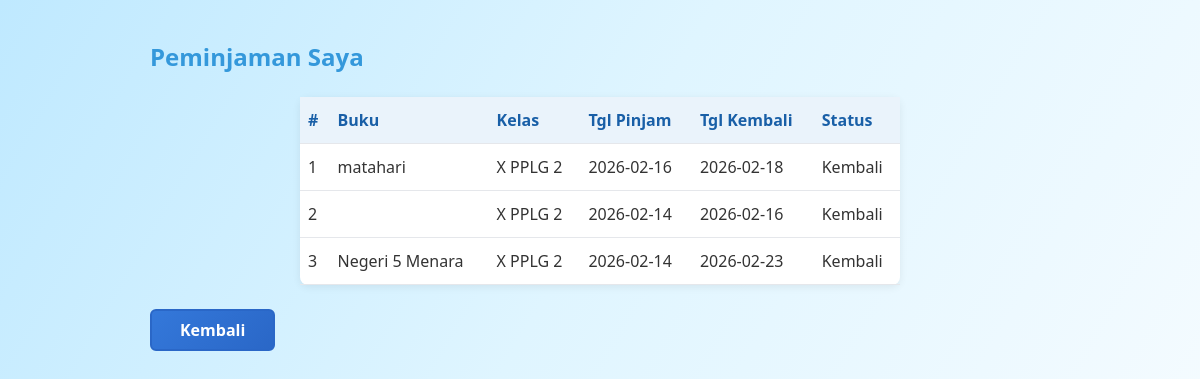
Page /user_peminjaman.php (signed in) on the earlier database version.
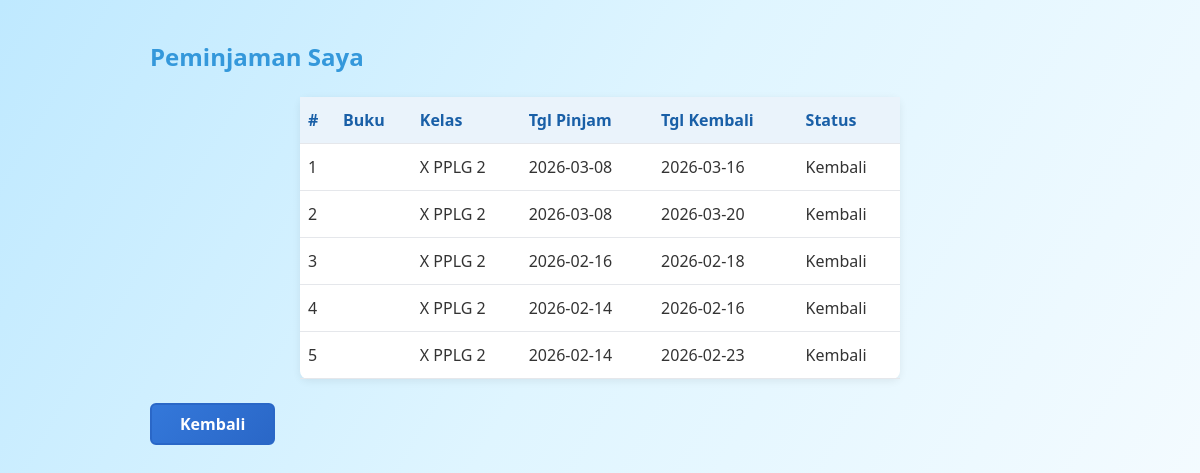
Same page on the later database version.
### tables this page shows
CREATE TABLE `peminjaman` (
  `id` int(11) NOT NULL,
  `id_user` int(11) DEFAULT NULL,
  `id_buku` int(11) DEFAULT NULL,
  `nama_peminjam` varchar(150) DEFAULT NULL,
  `kelas` varchar(100) DEFAULT NULL,
  `tanggal_pinjam` date DEFAULT NULL,
  `tanggal_kembali` date DEFAULT NULL,
  `status` varchar(30) DEFAULT NULL,
  `created_at` datetime DEFAULT current_timestamp()
);

CREATE TABLE `buku` (
  `id_buku` int(11) NOT NULL,
  `judul` varchar(100) DEFAULT NULL,
  `penulis` varchar(100) DEFAULT NULL,
  `penerbit` varchar(100) DEFAULT NULL,
  `tahun_terbit` year(4) DEFAULT NULL,
  `stok` int(11) DEFAULT NULL,
  `rak` varchar(20) DEFAULT NULL,
  `status` varchar(20) DEFAULT NULL,
  `foto` varchar(255) DEFAULT NULL,
  `deskripsi` text DEFAULT NULL,
  `jumlah_halaman` int(11) DEFAULT NULL
);

### user_peminjaman.php (the view, shortened to what this page needs)
<?php
include 'config/koneksi.php';
$id_user = isset($_SESSION['id_user']) ? $_SESSION['id_user'] : 0;
$res = mysqli_query($koneksi, "SELECT p.*, b.judul FROM peminjaman p LEFT JOIN buku b ON p.id_buku=b.id_buku WHERE p.id_user='$id_user' ORDER BY p.created_at DESC");
?>
<!DOCTYPE html>
<html>
<head>
    <link rel="stylesheet" href="assets/css/style.css">
</head>
<body>
<div style="max-width:900px;margin:40px auto;">
    <h2 style="color:#3498db;">Peminjaman Saya</h2>
    <table>
        <tr><th>#</th><th>Buku</th><th>Kelas</th><th>Tgl Pinjam</th><th>Tgl Kembali</th><th>Status</th></tr>
        <?php $no=1; while($r = mysqli_fetch_assoc($res)): ?>
        <tr>
            <td><?= $no++; ?></td>
            <td><?= htmlspecialchars($r['judul']); ?></td>
            <td><?= htmlspecialchars($r['kelas']); ?></td>
            <td><?= htmlspecialchars($r['tanggal_pinjam']); ?></td>
            <td><?= htmlspecialchars($r['tanggal_kembali']); ?></td>
            <td><?= htmlspecialchars($r['status']); ?></td>
        </tr>
        <?php endwhile; ?>
    </table>
    <div style="margin-top:12px;"><a href="test_buku.php" class="book-back">Kembali</a></div>
</div>
</body>
</html>

Differences in the rows shown:
added peminjaman: kelas "X PPLG 2", tanggal_pinjam "2026-03-08", tanggal_kembali "2026-03-16", status "Kembali"
added peminjaman: kelas "X PPLG 2", tanggal_pinjam "2026-03-08", tanggal_kembali "2026-03-20", status "Kembali"
shown differently, row unchanged: peminjaman (number 3 of 5 on the later page): id_buku.judul "matahari" → (not shown)
shown differently, row unchanged: peminjaman (number 5 of 5 on the later page): id_buku.judul "Negeri 5 Menara" → (not shown)
